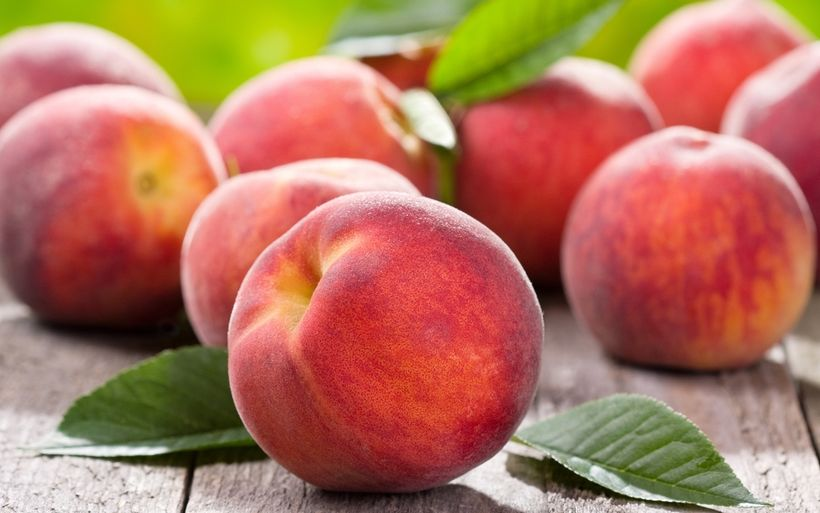
#> input picture img/fruta2.jpg, 820 x 513 px, found by its file name
$ python bordes_sobel.py
#> lines starting #> are read from the running program, lines starting #| are printed output that depends on the picture
import cv2
import numpy as np

fruta = cv2.imread('img/fruta2.jpg')
#> fruta is the input picture: shape (513, 820, 3); mean B, G, R 92.9, 116, 177.7

kernel_x = np.array([[-1,0,1],
                     [-2,0,2],
                     [-1,0,1]
                     ])

kernel_y = np.array([[-1,-2,-1],
                     [0,0,0,],
                     [1,2,1]
                     ])

kernel_f = np.array([[-2,-2,0],
                     [-2,0,2],
                     [0,2,2]

                     ])

fruta = cv2.cvtColor(fruta, cv2.COLOR_BGR2GRAY)
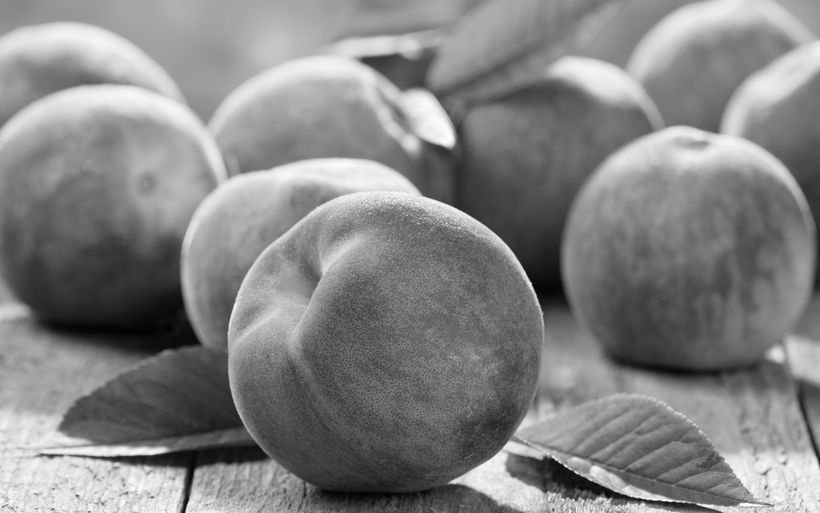
#> fruta: shape (513, 820); min 1, max 255, mean 131.8

gx = cv2.filter2D(fruta,-1,kernel_x)
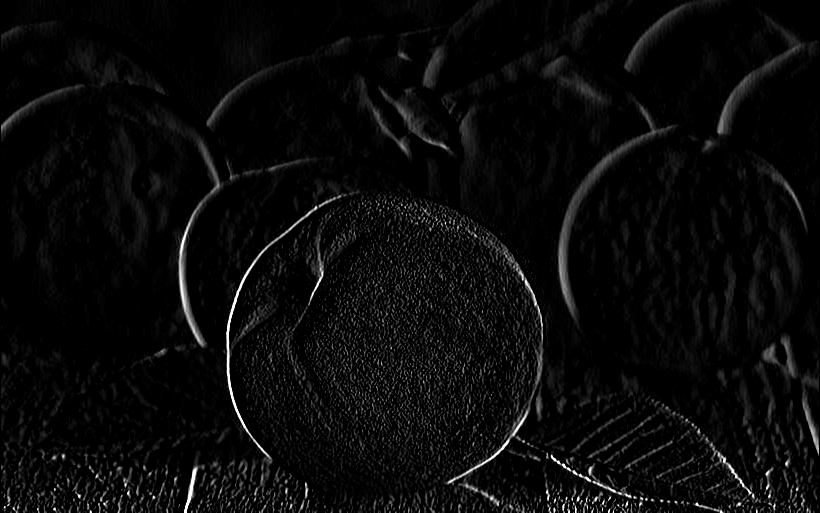
#> gx: shape (513, 820); min 0, max 255, mean 9.8
gy = cv2.filter2D(fruta,-1,kernel_y)
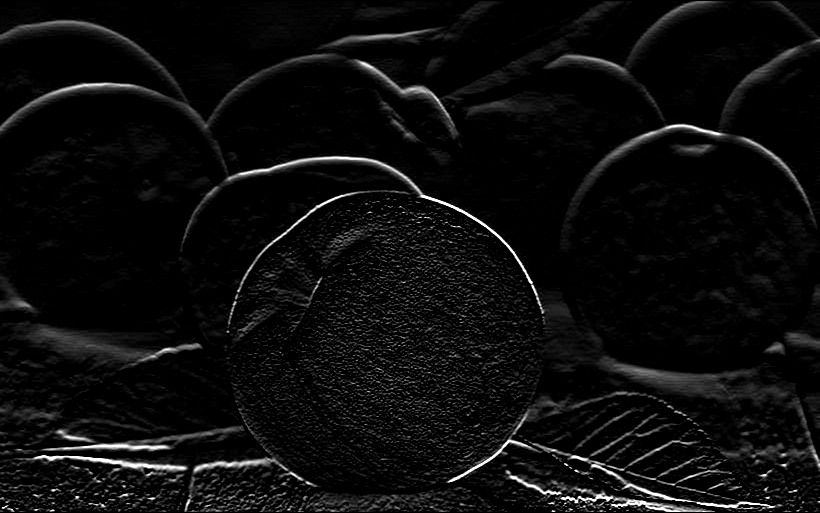
#> gy: shape (513, 820); min 0, max 255, mean 12.4
gf = cv2.filter2D(fruta,-1,kernel_f)
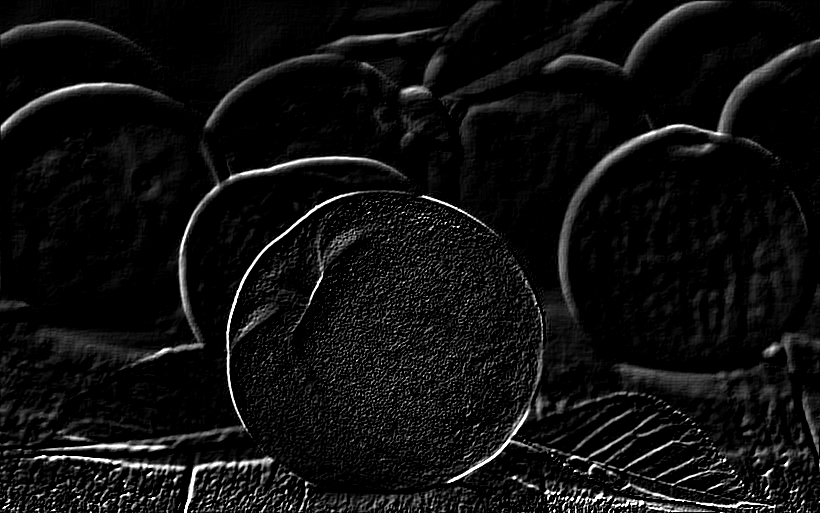
#> gf: shape (513, 820); min 0, max 255, mean 15.6
cv2.imshow('fruta',fruta)
cv2.imshow('gx', gx)
cv2.imshow('gy', gy)
cv2.imshow('gf', gf)

cv2.waitKey(0)

$ run again, with img/Cat03.jpg copied over img/fruta2.jpg
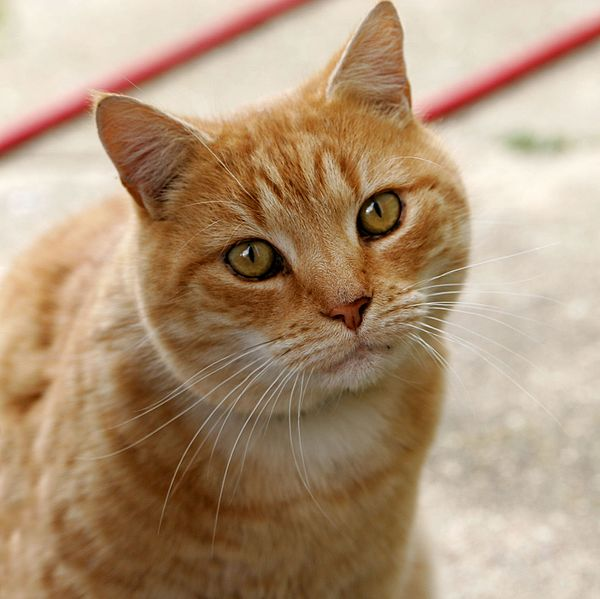
#> input picture img/Cat03.jpg, 600 x 599 px, found by its file name
#> fruta is the input picture: shape (599, 600, 3); mean B, G, R 120.7, 148.8, 175.9
#> `fruta = cv2.cvtColor(fruta, cv2.COLOR_BGR2GRAY)`:
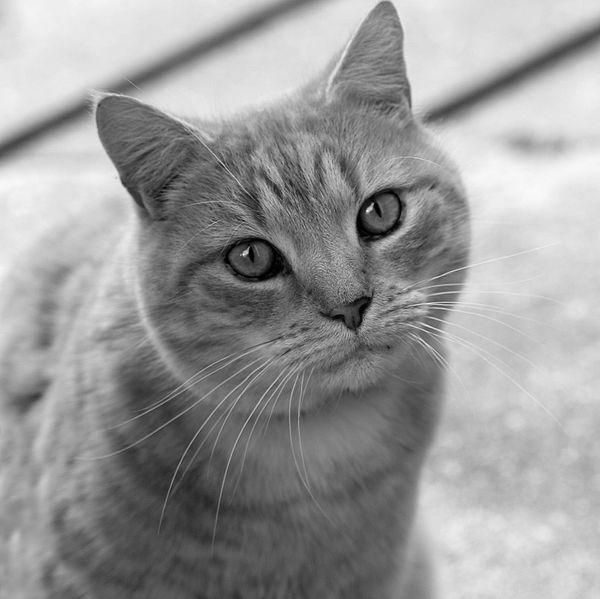
#> fruta: shape (599, 600); min 0, max 253, mean 153.7
#> `gf = cv2.filter2D(fruta,-1,kernel_f)`:
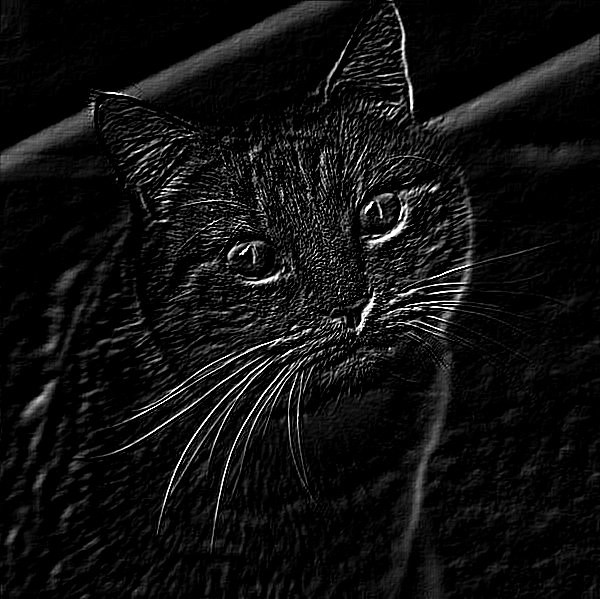
#> gf: shape (599, 600); min 0, max 255, mean 16.1

$ run again, with img/Girasol.jpg copied over img/fruta2.jpg
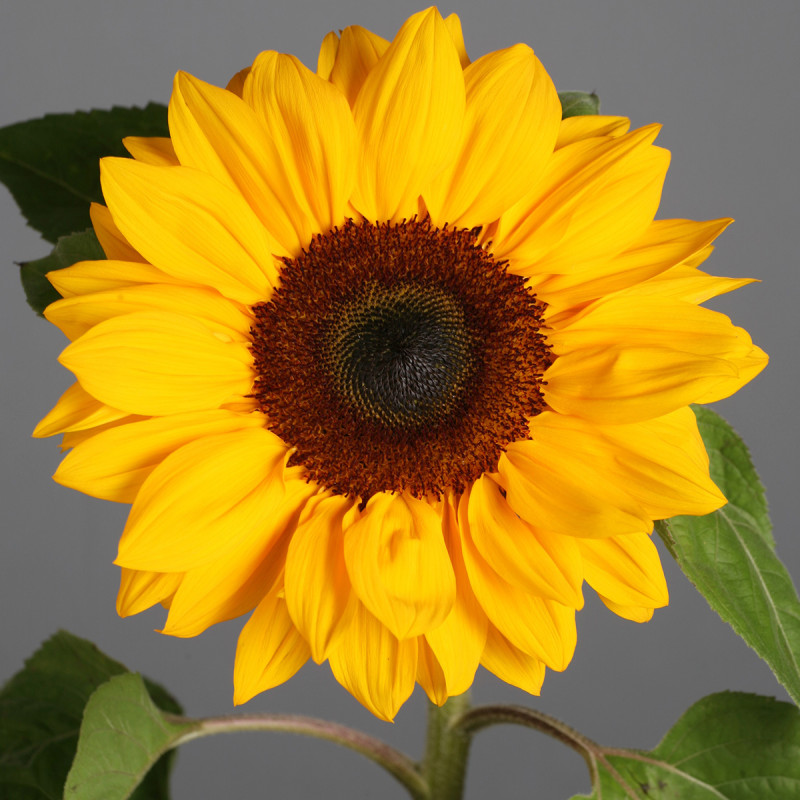
#> input picture img/Girasol.jpg, 800 x 800 px, found by its file name
#> fruta is the input picture: shape (800, 800, 3); mean B, G, R 41.3, 128.9, 163.2
#> `fruta = cv2.cvtColor(fruta, cv2.COLOR_BGR2GRAY)`:
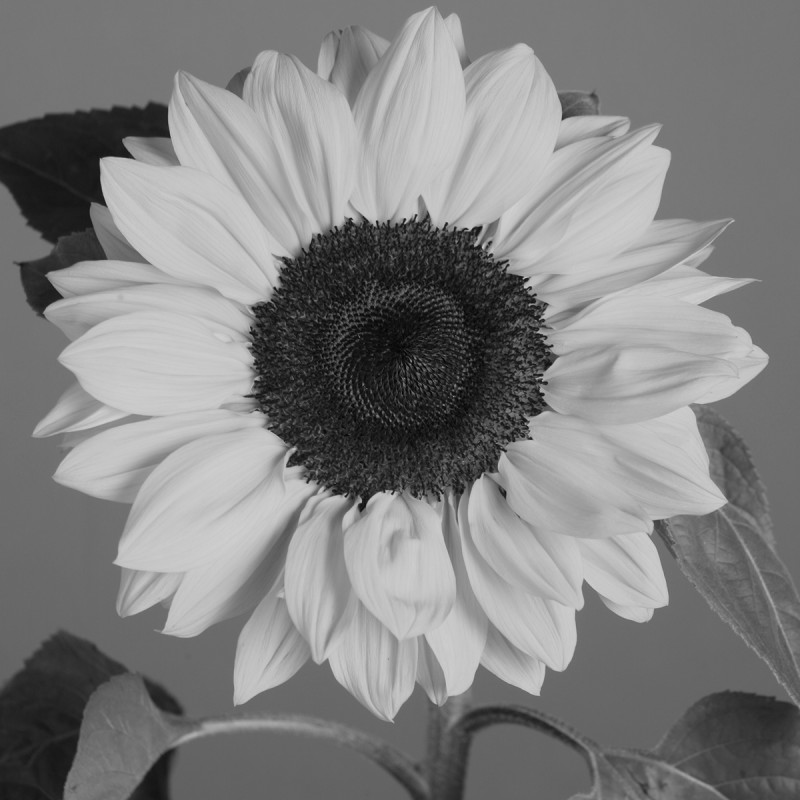
#> fruta: shape (800, 800); min 1, max 210, mean 129.2
#> `gf = cv2.filter2D(fruta,-1,kernel_f)`:
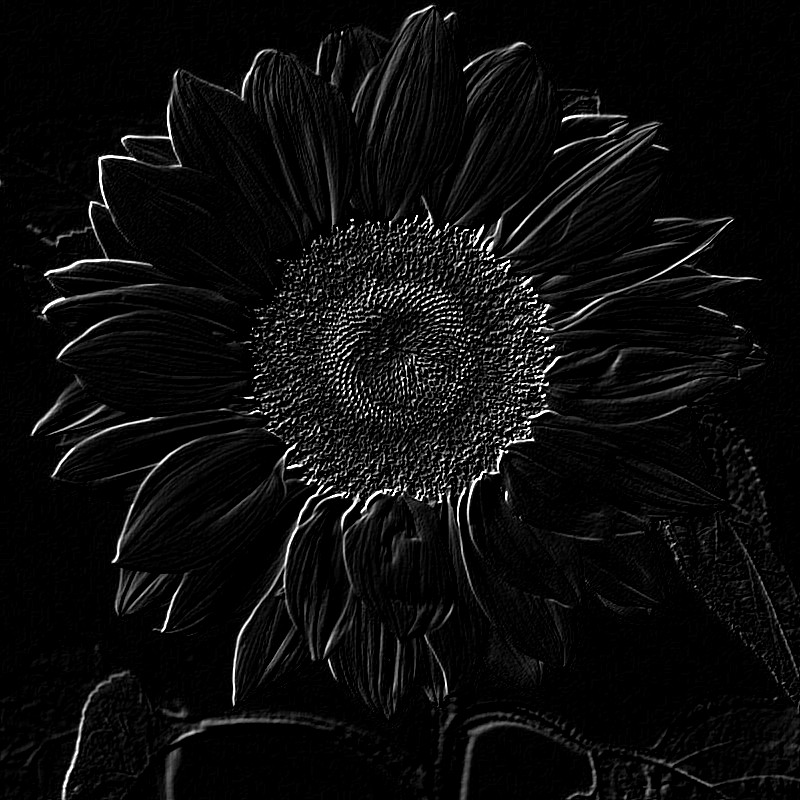
#> gf: shape (800, 800); min 0, max 255, mean 12.4
